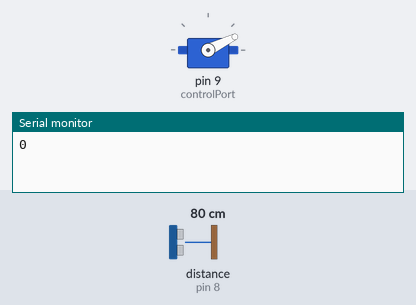
The sketch below on a simulated Arduino Uno, built with avr-gcc and run on an emulated ATmega328P. Parts: servo, the last lines printed to the serial monitor. Wiring (inferred from the names in the program): ultrasonic range finder: trigger pin 7; echo pin 8. Inputs (shaded band) come from the test bench; at power-on: distance to the obstacle (sensor on pin 8) 80 cm. The echo pulse lasts 58.3 µs per cm.

Above: at 5.1 s.
At 13.6 s:
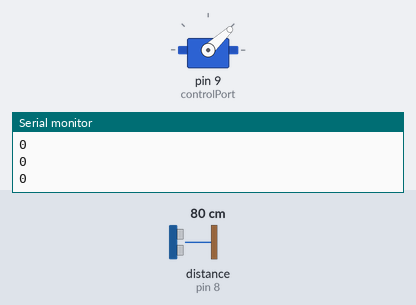
At 22.1 s:
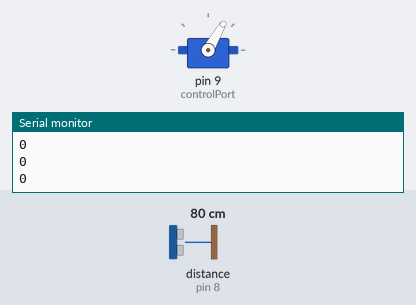
At 39.1 s:
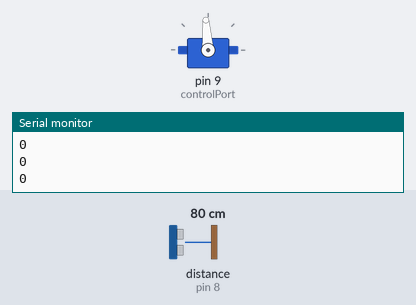
Timing chart, 0 to 40.0 s (numbered marks = the images above):
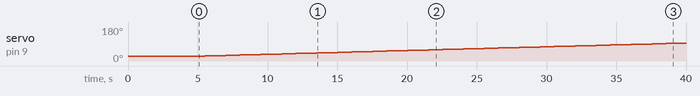

Measured:
- by itself, servo on pin 9 (controlPort): moves from 25° to 95° over 34.6 s

The sketch:

radar.ino
```cpp
#include <Servo.h>

//Sonido Buzzer
const int buzzerPort= 13;
//Servo
const int controlPort = 9;
const int minPos = 25;
const int maxPos = 180;
const int stepTime = 40;
int direccion = -1;
int anguloServo;
//Sensor distancia
const int trigPin = 7;
const int echoPin = 8;
int distance;
long duration;
//comunicacion
const int serialPort = 9600;
String datos;

Servo myServo;

void setup() {
  pinMode(trigPin, OUTPUT); // Sets the trigPin as an Output
  pinMode(echoPin, INPUT); // Sets the echoPin as an Input
  myServo.attach(controlPort);
  myServo.write(minPos);
  Serial.begin(serialPort);
  //Serial.println("Starting delay");
  delay(5000);
 // Serial.println("Starting operations");
}

void loop() {
  anguloServo=myServo.read();
  noTone(buzzerPort);
  if((anguloServo >= maxPos)||(anguloServo <= minPos)){
    direccion *= -1;
    //Serial.println("Cambio de sentido");
   //tone(buzzerPort,1000);
    //delay(1000);
  }
  distance=calcularDistancia();
  //datos= (String)anguloServo +","+ (String)distance +".";
  //Serial.println(datos);
  datos= (String)distance;
  Serial.println(datos);
  myServo.write(anguloServo+ direccion);
  delay(500);
}

//Metodo que calcula la distancia en cm
int calcularDistancia(){

  digitalWrite(trigPin, LOW);
  delayMicroseconds(2);
  digitalWrite(trigPin, HIGH);
  delayMicroseconds(10);
  digitalWrite(trigPin, LOW);
  //duration = pulseIn(echoPin, HIGH);
  distance= pulseIn(echoPin, HIGH,1000)/29/2;
  return distance;
}
```
